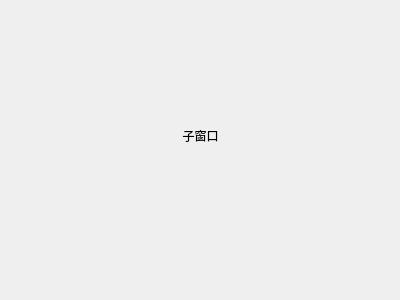
<?xml version="1.0" encoding="UTF-8"?>
<ui version="4.0">
 <class>SubWindow</class>
 <widget class="QWidget" name="SubWindow">
  <property name="geometry">
   <rect>
    <x>0</x>
    <y>0</y>
    <width>400</width>
    <height>300</height>
   </rect>
  </property>
  <property name="windowTitle">
   <string>SubWindow</string>
  </property>
  <widget class="QLabel" name="SubWindowInformation">
   <property name="geometry">
    <rect>
     <x>140</x>
     <y>110</y>
     <width>121</width>
     <height>51</height>
    </rect>
   </property>
   <property name="text">
    <string>子窗口</string>
   </property>
   <property name="alignment">
    <set>Qt::AlignmentFlag::AlignCenter</set>
   </property>
  </widget>
 </widget>
 <resources/>
 <connections/>
</ui>
